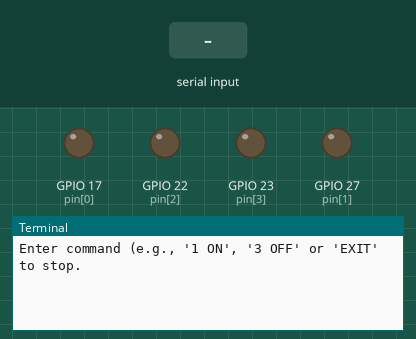
The program below on a simulated Raspberry Pi (BCM pin numbers). Shown: output pins drawn as LEDs (lit = HIGH), the last lines printed to the terminal. The inputs (shaded band) are chosen by the test bench.

Above: at 1.2 s.
1.3 s: "ON" typed at the terminal, then Enter
At 2.5 s:
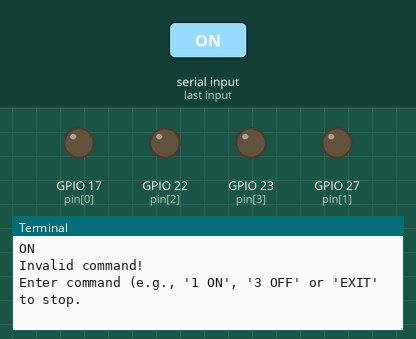
2.8 s: "OFF" typed at the terminal, then Enter
At 3.9 s:
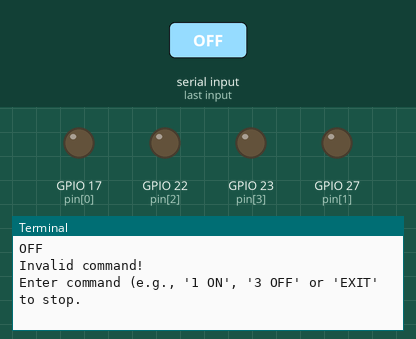
4.3 s: "1" typed at the terminal, then Enter
At 5.0 s:
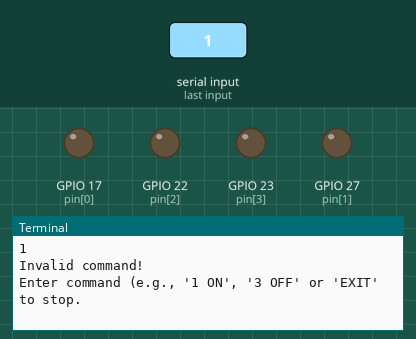

Measured:
- after the input at 1.3 s, the terminal: prints a new line at once (image 1)
- after the input at 2.8 s, the terminal: prints a new line at once (image 2)
- after the input at 4.3 s, the terminal: prints a new line at once (image 3)

The program:

home_automation.py
```python
import RPi.GPIO as GPIO
import time

relays = {"1":17,"2":27,"3":22,"4":23}


GPIO.setmode(GPIO.BCM)
for pin in relays.values():
    GPIO.setup(pin, GPIO.OUT)

def control_relay(command):
    parts = command.split()
    if len(parts) != 2:
        print("Invalid command!")
        return
    appliance, state = parts
    pin = relays.get(appliance)
    match state:
        case "ON" if pin:
            GPIO.output(pin, GPIO.LOW) # Turn ON
            print(f"Appliance {appliance} is now ON.")
        case "OFF" if pin:
            GPIO.output(pin, GPIO.HIGH) # Turn OFF
            print(f"Appliance {appliance} is now OFF.")
        case _:
            print("Invalid command!")

try:
    while True:
        cmd = input("Enter command (e.g., '1 ON', '3 OFF' or 'EXIT' to stop. ").strip().upper()
        if cmd == "EXIT":
            print("Exit the Program!")
            for pin in relays.values():
                GPIO.output(pin, GPIO.HIGH) # Turn OFF
            GPIO.cleanup()
            break
        control_relay(cmd)
except KeyboardInterrupt:
    GPIO.cleanup()
    print("\nProgram Stopped.")
```
